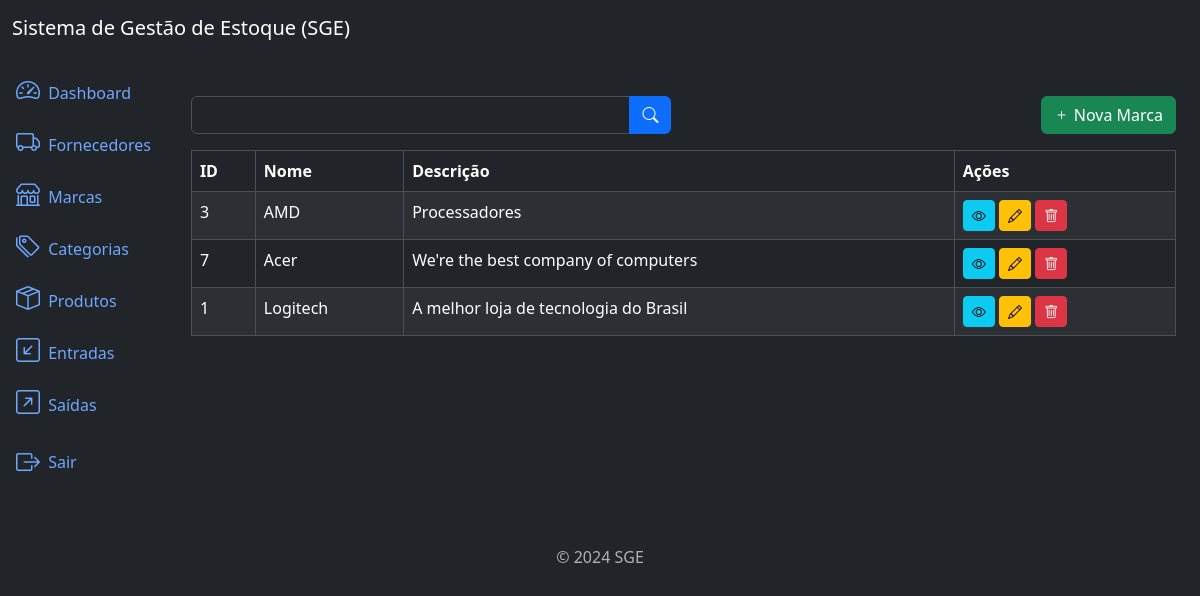
/brands/list (signed in), run on the app's committed database.
### brands/models.py (models this page shows, shortened)
class Brand(models.Model):
    name = models.CharField(max_length=500)
    description = models.TextField(null=True, blank=True)
    created_at = models.DateTimeField(auto_now_add=True)
    updated_at = models.DateTimeField(auto_now=True)
    class Meta:
        ordering = ['name']

### brands/views.py (the view)
# urls.py: path('brands/list', BrandListView.as_view(), name='brand_list'),
class BrandListView(LoginRequiredMixin, PermissionRequiredMixin, ListView):
    model = Brand
    template_name = 'brand_list.html'
    context_object_name = 'brands'
    paginate_by = 10
    permission_required = 'brands.view_brand'
    def get_queryset(self):
        queryset = super().get_queryset()
        name = self.request.GET.get("name")
        if name:
            queryset = queryset.filter(name__icontains=name)
        return queryset

### brands/templates/brand_list.html (shortened to what this page needs)
{% extends 'base.html' %}
{% block content %}
<div class="row mb-3">
    <div class="col-md-6">
        <form method="get" action="{% url 'brand_list' %}">
            <div class="input-group">
                <input type="text" class="form-control" name="name" label="Nome" value="{{ request.GET.name }}">
                <button type="submit" class="btn btn-primary">
                    <i class="bi bi-search"></i>
                </button>
            </div>
        </form>
    </div>
    {% if perms.brands.add_brand %}
    <div class="col-md-6">
        <a href="{% url 'brand_create' %}" class="btn btn-success float-end">
            <i class="bi bi-plus"></i>
            Nova Marca
        </a>
    </div>
    {% endif %}
</div>
<div class="table-responsive">
    <table class="table table-striped table-bordered">
        <thead class="thead-dark">
            <tr>
                <th>ID</th>
                <th>Nome</th>
                <th>Descrição</th>
                <th>Ações</th>
            </tr>
        </thead>
        <tbody>
            {% for brand in brands %}
            <tr>
                <td>{{ brand.id }}</td>
                <td>{{ brand.name }}</td>
                <td>{{ brand.description }}</td>
                <td>
                    <a href="{% url 'brand_detail' brand.id %}" class="btn btn-info btn-sm">
                        <i class="bi bi-eye"></i>
                    </a>
                    {% if perms.brands.change_brand %}
                    <a href="{% url 'brand_update' brand.id %}" class="btn btn-warning btn-sm">
                        <i class="bi bi-pencil"></i>
                    </a>
                    {% endif %}
                    {% if perms.brands.delete_brand %}
                    <a href="{% url 'brand_delete' brand.id %}" class="btn btn-danger btn-sm">
                        <i class="bi bi-trash"></i>
                    </a>
                    {% endif %}
                </td>
            </tr>
            {% endfor %}
        </tbody>
    </table>
</div>
{% endblock %}

### data on the page
Brand: id "3", name "AMD", description "Processadores"
Brand: id "7", name "Acer", description "We're the best company of computers"
Brand: id "1", name "Logitech", description "A melhor loja de tecnologia do Brasil"
